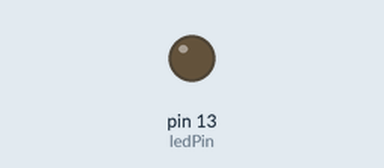
This sketch was run on a simulated Arduino Uno, built with avr-gcc and run on an emulated ATmega328P. Shown: output pins drawn as LEDs (lit = HIGH). Random numbers use the default seed unless the sketch sets one.

Above: at 0.4 s.
At 29.27 s:
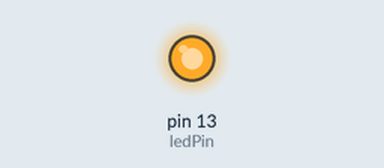
Timing chart, 0 to 40.0 s (numbered marks = the images above):
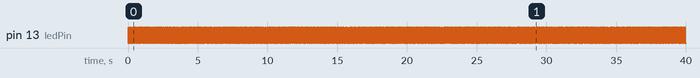

The sketch:

30ms.ino
```cpp
int ledPin = 13;                 // LED connected to digital pin 13
int min = 20;
int max = 90;

void setup()
{
  pinMode(ledPin, OUTPUT);      // sets the digital pin as output
}

void loop()
{
  digitalWrite(ledPin, HIGH);   // sets the LED on
  delay(random(min, max));                  // waits for a second
  digitalWrite(ledPin, LOW);    // sets the LED off
  delay(random(min, max));                  // waits for a second
}
```
